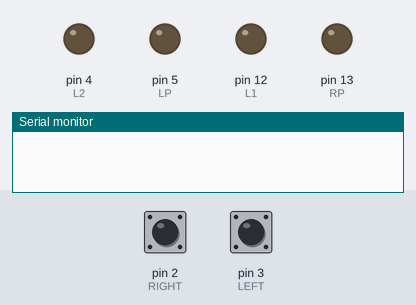
Bench run of a sketch on a simulated Arduino Uno, built with avr-gcc and run on an emulated ATmega328P. On the bench: output pins drawn as LEDs (lit = HIGH), the last lines printed to the serial monitor. The test bench sets the inputs (shaded band); at power-on: pin 2 (RIGHT) LOW, pin 3 (LEFT) LOW. Pins used as bus, display or sensor lines are not drawn.

Above: at 0.1 s.
At 1.1 s:
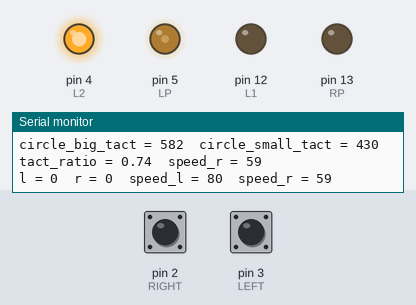
Timing chart, 0 to 2.6 s (numbered marks = the images above):
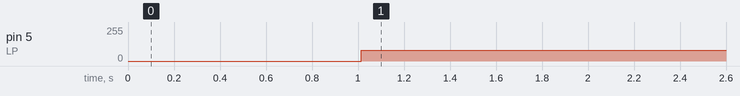

The sketch:

circle.ino
```cpp
#define LEFT 3
#define RIGHT 2
#define LP 5 //Скорость левого мотора
#define RP 13 //Скорость правого мотора
#define L1 12 //Направление вращения левого мотора
#define L2 4 //Напрвление вращения левого мотора
#define R1 8 //Напрвление вращения правого мотора
#define R2 10 //Напрвление вращения правого мотора

#define SPEED_PERIOD 100

const int circle_big_d = 900;
const int platform_wheels_distante = 118;
const int wheel_d = 62;
const int tact_one_rmp = 40;
const int circle_small_d = circle_big_d - (platform_wheels_distante * 2);
const int wheel_length = PI * wheel_d; //Длина окружности колеса
const int circle_big_length = PI * circle_big_d;
const int circle_small_length = PI * circle_small_d;
const int circle_big_tact = ((long)tact_one_rmp * (long)circle_big_length)/(long)wheel_length;
const int circle_small_tact = ((long)tact_one_rmp * (long)circle_small_length)/(long)wheel_length;
const float tact_ratio = (float)circle_small_tact/(float)circle_big_tact;
volatile int pulses_l = 0;
volatile int pulses_r = 0;
const int speed_l = 80;
int speed_r = ((long)speed_l * (long)circle_small_tact)/(long)circle_big_tact;

void counter1( void ){
  pulses_l++;
}

void counter2( void ){
  pulses_r++;
}

void into(){
   static unsigned long time;

  if ((millis() - time) >= SPEED_PERIOD){

    time = millis();

    Serial.print("\nl = ");
    Serial.print(pulses_l);
    Serial.print("\tr = ");
    Serial.print(pulses_r);
    Serial.print("\tspeed_l = ");
    Serial.print(speed_l);
    Serial.print("\tspeed_r = ");
    Serial.print(speed_r);


    if (((float)speed_r/(float)speed_l) < (float)tact_ratio){
      if (speed_r < (speed_l * 2)){
        speed_r++;
      }
    }
    else if (((float)speed_r/(float)speed_l) > (float)tact_ratio){
      if (speed_r > 0){
        speed_r--;
      }
    }
    analogWrite(LP, speed_l);
    analogWrite(RP, speed_r);
  }
}

void setup( void ){
  Serial.begin(115200);

  pinMode(LEFT, INPUT);
  pinMode(RIGHT, INPUT);
  pinMode(L1,OUTPUT);
  pinMode(L2,OUTPUT);
  pinMode(R1,OUTPUT);
  pinMode(R2,OUTPUT);
  pinMode(LP,OUTPUT);
  pinMode(RP,OUTPUT);

  attachInterrupt(digitalPinToInterrupt(LEFT), counter1, CHANGE);
  attachInterrupt(digitalPinToInterrupt(RIGHT), counter2, CHANGE);

  // По умолчанию моторы выключены
  analogWrite(LP, 0);
  analogWrite(RP, 0);
  delay(1000);
  // Установка направления движения
  digitalWrite(L1,LOW);
  digitalWrite(L2,HIGH);
  digitalWrite(R1,LOW);
  digitalWrite(R2,HIGH);

    Serial.print("\nl = ");
    Serial.print(pulses_l);
    Serial.print("\tr = ");
    Serial.print(pulses_r);
    Serial.print("\nsl = ");
    Serial.print(speed_l);
    Serial.print("\tsr = ");
    Serial.print(speed_r);
    Serial.print("\nwheel_length = ");
    Serial.print(wheel_length);
    Serial.print("\tcircle_small_d = ");
    Serial.print(circle_small_d);
    Serial.print("\nscircle_big_length = ");
    Serial.print(circle_big_length);
    Serial.print("\tcircle_small_length = ");
    Serial.print(circle_small_length);
    Serial.print("\ncircle_big_tact = ");
    Serial.print(circle_big_tact);
    Serial.print("\tcircle_small_tact = ");
    Serial.print(circle_small_tact);
    Serial.print("\ntact_ratio = ");
    Serial.print(tact_ratio);
    Serial.print("\tspeed_r = ");
    Serial.print(speed_r);

}

void loop( ){
    into();
}
```

Measured:
- by itself, pin 5 (LP): 0/255 → 80/255 at 1.0 s
